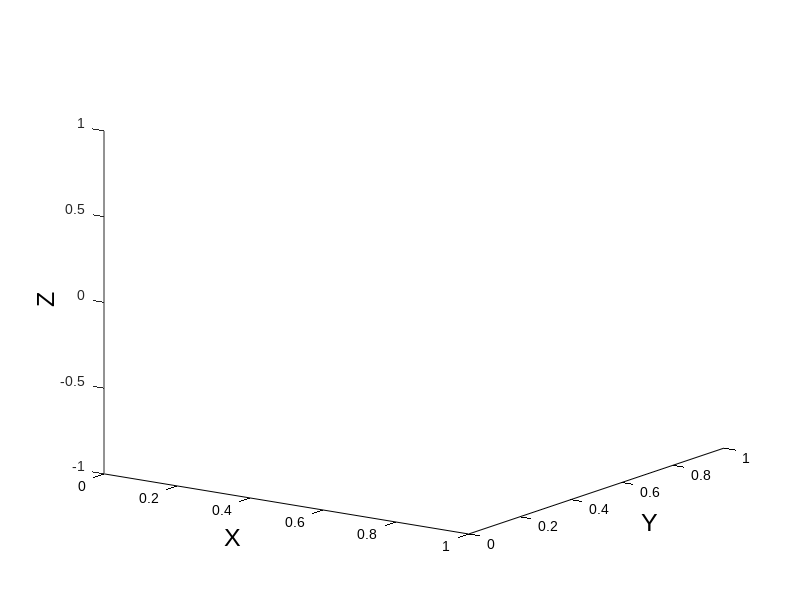

The MATLAB source for this figure: (Note: this script raises an error after producing the figure.)
close all force;

% Set parameters
ISO_START   =  3.5;
ISO_FINISH  = -3.5;
ISO_STEP    = -0.05;
VIEW = [35 17];
DEPTH = 10; % X limit is [0, DEPTH]
FIELD = 3.5; % Z, Y amplitude for axes limits

% Configure containers
fig = figure('Name','Patch Flow Animation','Color','w',...
   'Units','Normalized','Position',[0.35  0.36  0.51  0.55]);
ax = axes(fig,'NextPlot','add','View',VIEW,'XColor','k',...
   'YColor','k','FontName','Arial');
xlabel(ax,'X','FontName','Arial','Color','k','FontSize',18); 
ylabel(ax,'Y','FontName','Arial','Color','k','FontSize',18); 
zlabel(ax,'Z','FontName','Arial','Color','k','FontSize',18); 
axis(ax,'tight'); 

% Initialize patch object
[x,y,z,V] = flow; % "Fluid flow" function
[faces,verts] = isosurface(x,y,z,V,ISO_START);
p = patch(ax,...
   'Vertices',verts,...
   'Faces',faces,...
   'FaceColor','red',...
   'EdgeColor','none',...
   'AmbientStrength',0.45,...
   'DiffuseStrength',0.65,...
   'FaceAlpha',0.35,...
   'SpecularStrength',0.975,...
   'FaceLighting','gouraud',...
   'SpecularExponent',5); 
isonormals(x,y,z,V,p); % Update patch object vertex normals
xlim(ax,[0   DEPTH]);
ylim(ax,[-FIELD FIELD]);
zlim(ax,[-FIELD FIELD]);

% Configure lighting
lgt = camlight(ax,'left');
lgt.Color = [1 1 1];
lighting(ax,'gouraud');

vec = ISO_START:ISO_STEP:ISO_FINISH;
theta = linspace(0,2.*pi,numel(vec));

idx = 0;
for iso_level = vec
   idx = idx + 1;
   [faces,verts] = isosurface(x,y,z,V,iso_level);
   set(p,'Faces',faces,'Vertices',verts);
   isonormals(x,y,z,V,p); % Update patch object vertex normals
   xlim(ax,[0   DEPTH]);
   ylim(ax,[-FIELD FIELD]);
   zlim(ax,[-FIELD FIELD]);
   lgt.Position = [cos(theta(idx)), -cos(theta(idx))*FIELD, sin(theta(idx))*FIELD];
   drawnow;
end